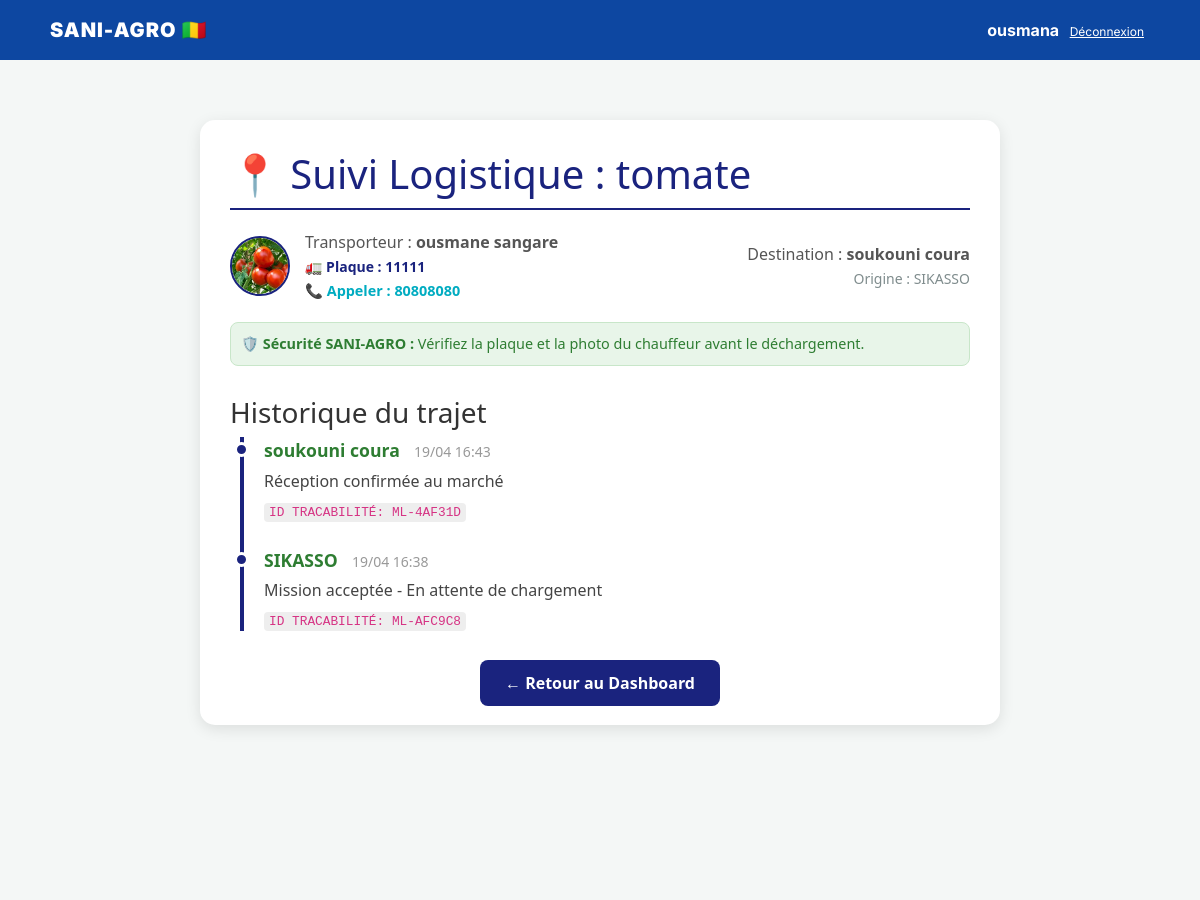
Page /suivre-livraison/12/ (signed in) on the earlier database version.
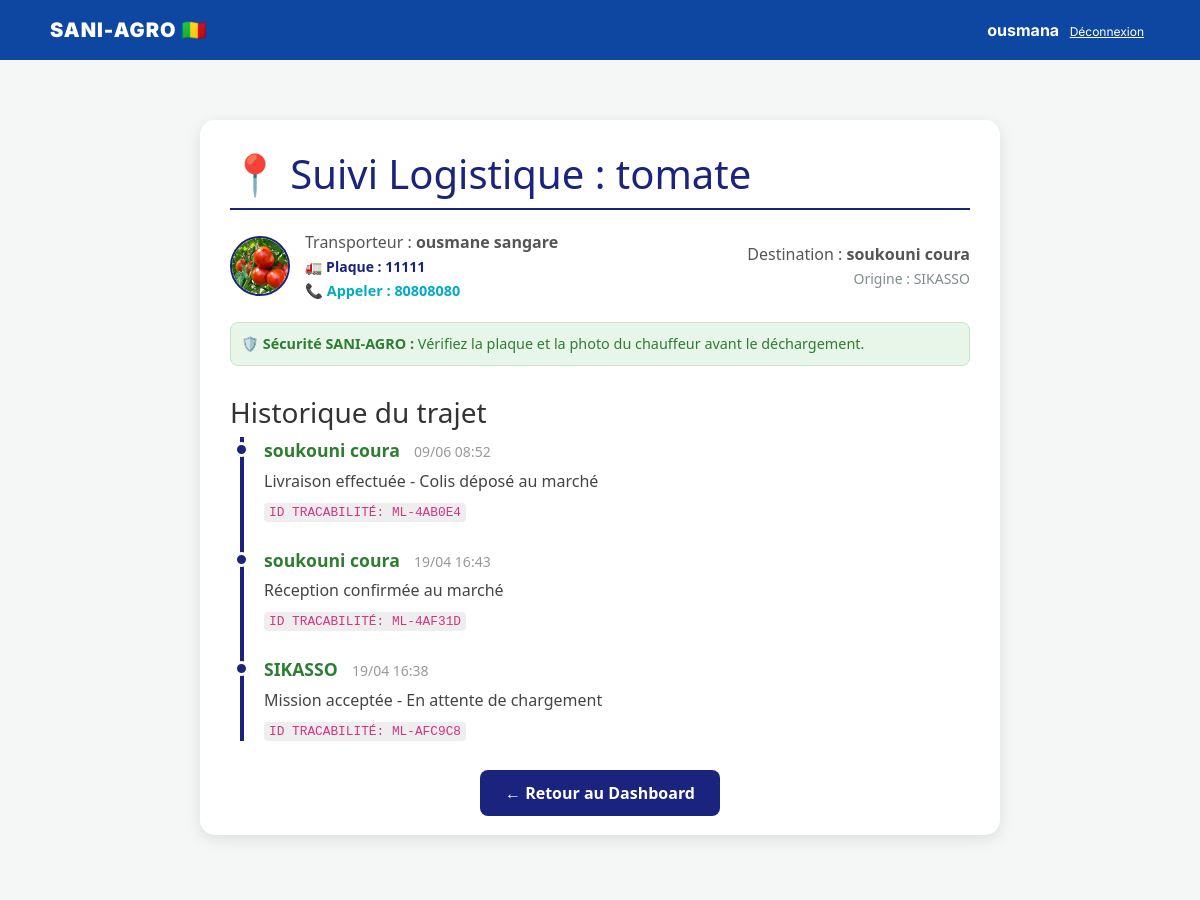
Same page on the later database version.
### gestion_agro/models.py (models this page shows, shortened)
class FluxProduit(models.Model):
    livraison = models.ForeignKey('Livraison', on_delete=models.CASCADE, related_name='etapes')
    etape = models.CharField(max_length=100, verbose_name="Action effectuée")
    localisation = models.CharField(max_length=255, verbose_name="Lieu actuel")
    details = models.TextField(blank=True, null=True, verbose_name="Détails supplémentaires")
    date_heure = models.DateTimeField(auto_now_add=True)
    code_tracabilite = models.CharField(max_length=50, unique=True, editable=False)
    class Meta:
        ordering = ['-date_heure']

### gestion_agro/views.py (the view)
# urls.py: path('suivre-livraison/<int:livraison_id>/', views.suivre_livraison, name='suivre_livraison'),
@login_required
def suivre_livraison(request, livraison_id):
    livraison = get_object_or_404(Livraison, id=livraison_id)
    user = request.user
    est_commercant = hasattr(user, 'commercant_profil') and livraison.reservation.commercant.user == user
    est_producteur = hasattr(user, 'producteur_profil') and livraison.reservation.produit.producteur.user == user
    est_transporteur = hasattr(user, 'transporteur_profil') and livraison.transporteur.user == user
    if not (est_commercant or est_producteur or est_transporteur or user.is_superuser):
        from django.core.exceptions import PermissionDenied
        raise PermissionDenied
    etapes = FluxProduit.objects.filter(livraison=livraison).order_by('-date_heure')
    return render(request, 'gestion_agro/suivre_livraison.html', {'livraison': livraison, 'etapes': etapes})

### gestion_agro/context_processors.py (called while the page is built)
def notifications_non_lues(request):
    if request.user.is_authenticated:
        notif_count = Notification.objects.filter(destinataire=request.user, lu=False).count()
        dernieres_notifs = Notification.objects.filter(destinataire=request.user, lu=False).order_by('-date_creation')[:5]
        return {
            'notif_count': notif_count,
            'dernieres_notifs': dernieres_notifs
        }
    return {'notif_count': 0, 'dernieres_notifs': []}

### templates/gestion_agro/suivre_livraison.html
{% extends 'gestion_agro/base.html' %}
{% block content %}
<div style="padding: 40px; font-family: 'Segoe UI', sans-serif; background: #f4f7f6; min-height: 100vh;">
    <div style="background: white; padding: 30px; border-radius: 15px; box-shadow: 0 4px 15px rgba(0,0,0,0.1); max-width: 800px; margin: auto;">
        <h1 style="color: #1a237e; border-bottom: 2px solid #1a237e; padding-bottom: 10px;">
            📍 Suivi Logistique : {{ livraison.reservation.produit.nom }}
        </h1>
        <div style="display: flex; justify-content: space-between; align-items: center; margin: 20px 0; color: #555;">
            <div style="display: flex; align-items: center; gap: 15px;">
                {% if livraison.transporteur.photo_profil %}
                    <img src="{{ livraison.transporteur.photo_profil.url }}" alt="Profil" style="width: 60px; height: 60px; border-radius: 50%; object-fit: cover; border: 2px solid #1a237e;">
                {% else %}
                    <div style="width: 60px; height: 60px; border-radius: 50%; background: #eee; display: flex; align-items: center; justify-content: center; font-size: 1.5em; border: 2px solid #ddd; color: #999;">👤</div>
                {% endif %}
                <div>
                    <span>Transporteur : <strong>{{ livraison.transporteur.nom }}</strong></span><br>
                    <small style="color: #1a237e; font-weight: bold;">🚛 Plaque : {{ livraison.transporteur.plaque_immatriculation }}</small><br>
                    <a href="tel:{{ livraison.transporteur.telephone }}" style="color: #00acc1; text-decoration: none; font-weight: bold; font-size: 0.9em;">
                        📞 Appeler : {{ livraison.transporteur.telephone }}
                    </a>
                </div>
            </div>
            <div style="text-align: right;">
                <span>Destination : <strong>{{ livraison.reservation.get_marche_destination_display }}</strong></span><br>
                <small style="color: #7f8c8d;">Origine : {{ livraison.reservation.produit.zone_production }}</small>
            </div>
        </div>
        <div style="background: #e8f5e9; padding: 10px; border-radius: 8px; margin-bottom: 20px; font-size: 0.9em; color: #2e7d32; border: 1px solid #c8e6c9;">
            🛡️ <strong>Sécurité SANI-AGRO :</strong> Vérifiez la plaque et la photo du chauffeur avant le déchargement.
        </div>
        <h3 style="margin-top: 30px; color: #333;">Historique du trajet</h3>
        <div style="border-left: 4px solid #1a237e; padding-left: 20px; margin-left: 10px;">
            {% for etape in etapes %}
            <div style="margin-bottom: 25px; position: relative;">
                <div style="width: 15px; height: 15px; background: #1a237e; border-radius: 50%; position: absolute; left: -30px; top: 5px; border: 3px solid white;"></div>
                <strong style="font-size: 1.1em; color: #2e7d32;">{{ etape.localisation }}</strong>
                <small style="color: #999; margin-left: 10px;">{{ etape.date_heure|date:"d/m H:i" }}</small>
                <p style="margin: 5px 0; color: #444; font-size: 1em;">{{ etape.etape }}</p>
                <code style="background: #eee; padding: 2px 5px; border-radius: 4px; font-size: 0.8em;">ID TRACABILITÉ: {{ etape.code_tracabilite }}</code>
            </div>
            {% empty %}
            <p style="color: #999; font-style: italic;">Le camion n'a pas encore pris la route.</p>
            {% endfor %}
        </div>
        <div style="margin-top: 40px; text-align: center;">
            <a href="{% url 'dashboard_commercant' %}" style="text-decoration: none; background: #1a237e; color: white; padding: 12px 25px; border-radius: 8px; font-weight: bold;">
                ← Retour au Dashboard
            </a>
        </div>
    </div>
</div>
{% endblock %}

Differences in the rows shown:
added FluxProduit: localisation "soukouni coura", date_heure "09/06 08:52", etape "Livraison effectuée - Colis déposé au marché", code_tracabilite "ML-4AB0E4"
